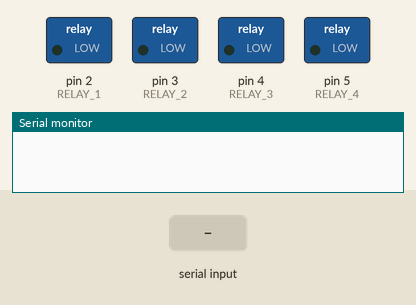
Bench run of a sketch on a simulated Arduino Uno, built with avr-gcc and run on an emulated ATmega328P. On the bench: switched loads named in the sketch (green lamp = pin HIGH), the last lines printed to the serial monitor. Inputs (shaded band) come from the test bench.

Above: at 1.2 s.
1.3 s: "A" received over the second serial link
At 2.2 s:
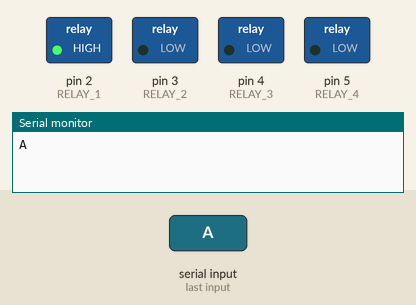
2.8 s: "B" received over the second serial link
At 3.3 s:
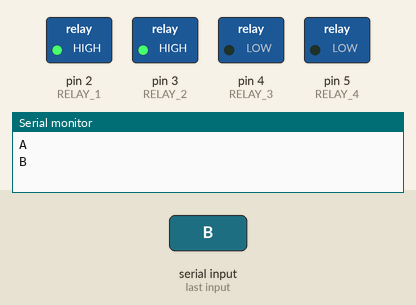
4.3 s: "a" received over the second serial link
At 5.5 s:
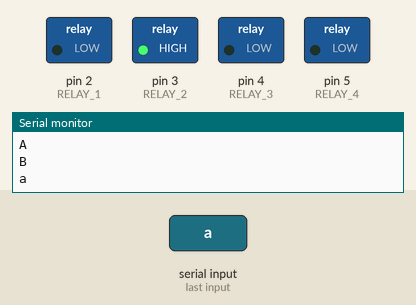
5.8 s: "C" received over the second serial link
At 6.8 s:
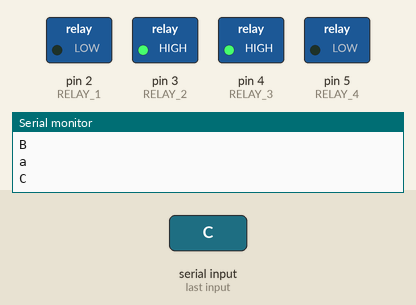
7.3 s: "b" received over the second serial link
At 7.9 s:
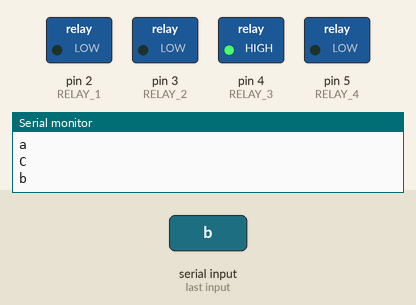
8.8 s: "D" received over the second serial link
At 9.1 s:
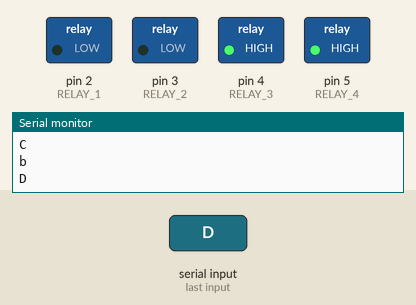
Timing chart, 0 to 11.3 s (numbered marks = the images above; inputs shaded):
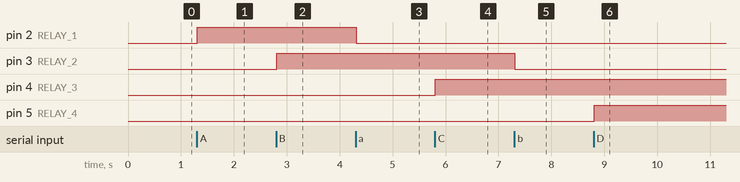

Measured:
- after the input at 1.3 s, pin 2 (RELAY_1): LOW → HIGH at once
- after the input at 2.8 s, pin 3 (RELAY_2): LOW → HIGH at once
- after the input at 4.3 s, pin 2 (RELAY_1): HIGH → LOW at once
- after the input at 5.8 s, pin 4 (RELAY_3): LOW → HIGH at once
- after the input at 7.3 s, pin 3 (RELAY_2): HIGH → LOW at once
- after the input at 8.8 s, pin 5 (RELAY_4): LOW → HIGH at once

The sketch:

Home_Automation_System.ino
```cpp
//HOME AUTOMATION SYSTEM
//this code is for Arduio UNO
//It may not work on your board
#include<SoftwareSerial.h>
SoftwareSerial BT(10,11);//(TX,RX)blutooth Tx,Rx pin to ardunio pin 10,11
String readData;

void setup()
{
  BT.begin(9600);
  Serial.begin(9600);
  pinMode(2,OUTPUT);//RELAY 1
  pinMode(3,OUTPUT);//RELAY 2
  pinMode(4,OUTPUT);//RELAY 3
  pinMode(5,OUTPUT);//RELAY 4
}

void loop()
{
  while (BT.available())
{
  delay(10);
  char c=BT.read();
  readData +=c;
}
if (readData.length()>0)
{
  Serial.println(readData);
if (readData == "a")
{
  digitalWrite(2,LOW);//1 relay power off
}

else if (readData == "A")
{
  digitalWrite(2, HIGH);//1 relay power on
}
else if (readData == "b")
{
  digitalWrite(3,LOW);// 2 relay power off
}

else if (readData == "B")
{
  digitalWrite(3, HIGH);//2 relay power on
}
else if (readData == "c")
{
  digitalWrite(4,LOW);// 3 relay power off
}

else if (readData == "C")
{
  digitalWrite(4, HIGH);// 3 relay power on
}
else if (readData == "D")
{
  digitalWrite(5,HIGH);
}

else if (readData == "d")
{
  digitalWrite(5, LOW);
}
readData="";
}
}
```
